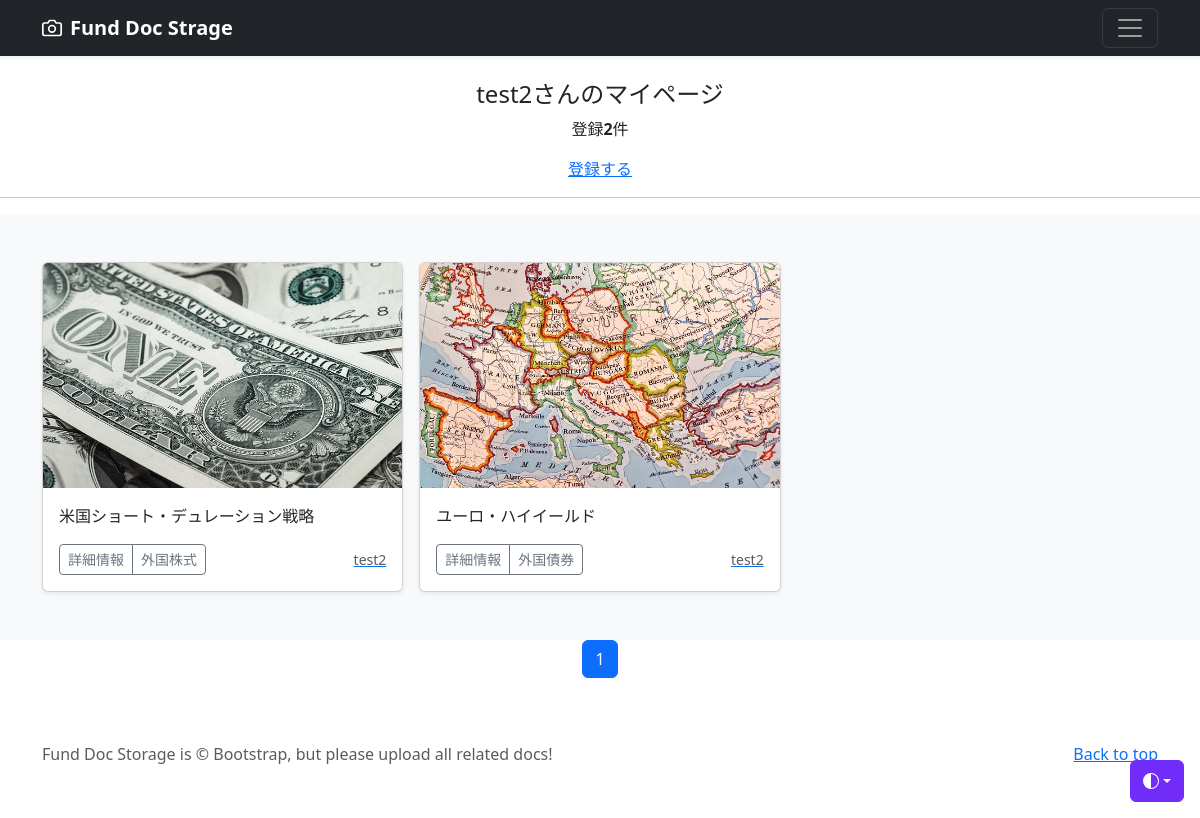
The app's page /mypage/ (signed in) with its own data.
### accounts/models.py (models this page shows)
class CustomUser(AbstractUser):
    pass

### doc/models.py (models this page shows, shortened)
class PhotoData(models.Model):
    user = models.ForeignKey(
        CustomUser,
        verbose_name='ユーザー',
        on_delete=models.CASCADE
        )
    category = models.ForeignKey(
        Category,
        verbose_name='カテゴリ',
        on_delete=models.PROTECT
        )
    title = models.CharField(
        verbose_name='タイトル', # フィールドのタイトル
        max_length=200        # 最大文字数は200
        )
    comment = models.TextField(
        verbose_name='コメント',  # フィールドのタイトル
        )
    image1 = models.ImageField(
        verbose_name='イメージ1',# フィールドのタイトル
        upload_to = 'photos'   # MEDIA_ROOT以下のphotosにファイルを保存
        )
    image2 = models.ImageField(
        verbose_name='イメージ2',# フィールドのタイトル
        upload_to = 'photos',  # MEDIA_ROOT以下のphotosにファイルを保存
        blank=True,            # フィールド値の設定は必須でない
        null=True              # データベースにnullが保存されることを許容
        )
    posted_at = models.DateTimeField(
        verbose_name='登録日時', # フィールドのタイトル
        auto_now_add=True       # 日時を自動追加
        )

class Category(models.Model):
    title = models.CharField(
        verbose_name='カテゴリ', # フィールドのタイトル
        max_length=20)

### doc/views.py (the view)
# urls.py: path('mypage/', views.MypageView.as_view(), name = 'mypage'),
class MypageView(ListView):
    template_name ='mypage.html'
    paginate_by = 9
    def get_queryset(self):
      queryset = PhotoData.objects.filter(user=self.request.user).order_by('-posted_at')
      return queryset

### doc/templates/mypage.html (shortened to what this page needs)
{% extends 'base.html' %}
      {% block contents %}
      {% if user.is_authenticated %}
        <br>
        <div style="text-align:center">
          <h4>{{user.username}}さんのマイページ</h4>
          {% if object_list.count == 0 %}
            <p>{{user.username}}さんの登録データはありません</p>
          {% else %}
            <p>登録<strong>{{object_list.count}}</strong>件</p>
          {% endif %}
          <a href="{% url 'doc:post' %}">登録する</a>
        </div>
        <hr>
      {% endif %}
      {% include "docs_list.html" %}
      {% include "pagination.html" %}
      {% endblock %}

### doc/templates/docs_list.html (shortened to what this page needs)
  <div class="album py-5 bg-body-tertiary">
    <div class="container">
      <div class="row row-cols-1 row-cols-sm-2 row-cols-md-3 g-3">
        {% for record in object_list %}
        <div class="col">
          <div class="card shadow-sm">
            <img src="{{ record.image1.url }}"
              class="bd-placeholder-img card-img-top" width="100%" height="225" xmlns="http://www.w3.org/2000/svg"
              role="img" aria-label="Placeholder: Thumbnail" preserveAspectRatio="xMidYMid slice" focusable="false">
              <rect width="100%" height="100%" fill="#55595c"/>
            <div class="card-body">
              <p class="card-text">{{ record.title }}</p>
              <div class="d-flex justify-content-between align-items-center">
                <div class="btn-group">
                  <button type="button" class="btn btn-sm btn-outline-secondary"
                    onclick="location.href='{% url 'doc:doc_detail' record.pk %}'">
                    詳細情報
                  </button>
                  <button type="button" class="btn btn-sm btn-outline-secondary"
                    onclick="location.href='{% url 'doc:docs_cat' category=record.category.id %}'">
                    {{record.category.title}}
                  </button>
                </div>
                <a href="{% url 'doc:user_list' user=record.user.id %}">
                  <small class="text-body-secondary">{{ record.user.username }}</small>
                </a>
              </div>
            </div>
          </div>
        </div>
        {% endfor %}
      </div>
    </div>
  </div>

### doc/templates/base.html (style rules this page uses)
.bd-placeholder-img { font-size: 1.125rem; text-anchor: middle; -webkit-user-select: none; -moz-user-select: none; user-select: none; }

### records on screen
CustomUser: username "test2"
PhotoData: image1 (picture), title "米国ショート・デュレーション戦略", category "外国株式", user.username "test2"
PhotoData: image1 (picture), title "ユーロ・ハイイールド", category "外国債券", user.username "test2"

### other values on screen
{{ object_list.count }} "2"
{{ num }} "1"
